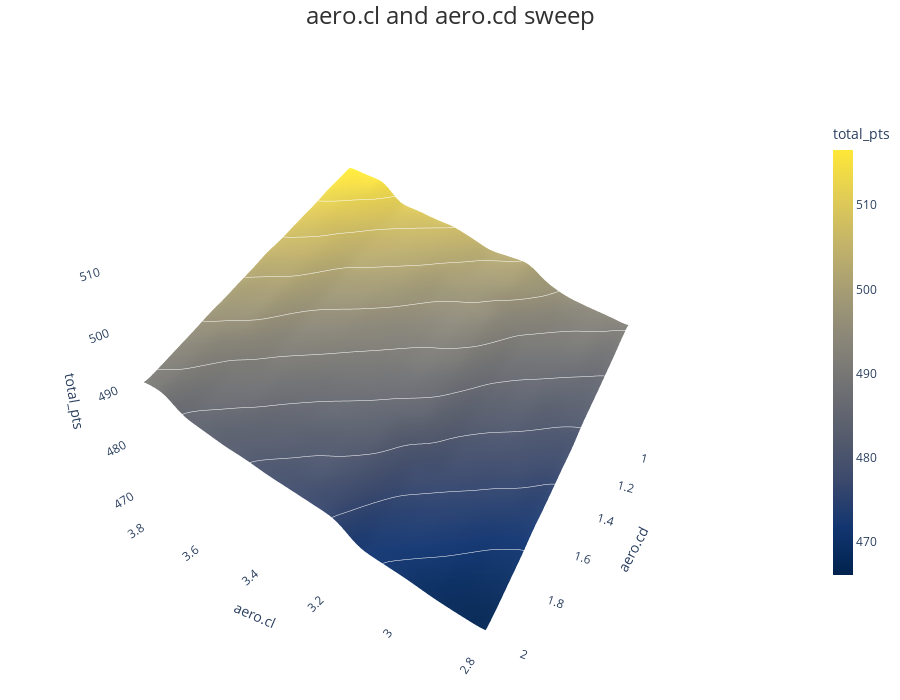

Here is the notebook cell this chart was saved with:
### Code cell
aero_results.plot_surface(view_angle=120)

### Figure 1 — Plotly figure (JSON) as saved in the notebook; plotly's stock layout.template omitted (floating-point values rounded to 4 significant figures; data arrays with more than 128 entries replaced by an {"elided": "..."} marker saying what was removed)
{"data": [{"colorbar": {"len": 0.7, "thickness": 20, "tickfont": {"size": 12}, "title": {"font": {"size": 14}, "text": "total_pts"}}, "colorscale": [[0, "#00224e"], [0.1111, "#123570"], [0.2222, "#3b496c"], [0.3333, "#575d6d"], [0.4444, "#707173"], [0.5556, "#8a8678"], [0.6667, "#a59c74"], [0.7778, "#c3b369"], [0.8889, "#e1cc55"], [1, "#fee838"]], "contours": {"z": {"color": "white", "end": 516.6, "show": true, "size": 5.049, "start": 466.1, "width": 2}}, "hovertemplate": "aero.cl: %{x:.2f}<br>aero.cd: %{y:.2f}<br>total_pts: %{z:.2f}<extra></extra>", "type": "surface", "x": {"elided": "80x80 float values"}, "y": {"elided": "80x80 float values"}, "z": {"elided": "80x80 float values"}}], "layout": {"height": 700, "margin": {"b": 15, "l": 0, "r": 0, "t": 15}, "scene": {"aspectratio": {"x": 1, "y": 1, "z": 0.8}, "camera": {"center": {"x": 0, "y": 0, "z": 0}, "eye": {"x": -1.0, "y": 1.732, "z": 0.8}, "up": {"x": 0, "y": 0, "z": 1}}, "xaxis": {"backgroundcolor": "rgba(240, 240, 240, 0.8)", "gridcolor": "rgba(211, 211, 211, 0.3)", "showbackground": true, "title": {"text": "aero.cl"}}, "yaxis": {"backgroundcolor": "rgba(240, 240, 240, 0.8)", "gridcolor": "rgba(211, 211, 211, 0.3)", "showbackground": true, "title": {"text": "aero.cd"}}, "zaxis": {"backgroundcolor": "rgba(240, 240, 240, 0.8)", "gridcolor": "rgba(211, 211, 211, 0.3)", "showbackground": true, "title": {"text": "total_pts"}}}, "title": {"font": {"color": "#303030", "size": 24}, "pad": {"b": 0, "t": 0}, "text": "aero.cl and aero.cd sweep", "x": 0.5, "xanchor": "center", "yanchor": "top"}, "width": 900}}
